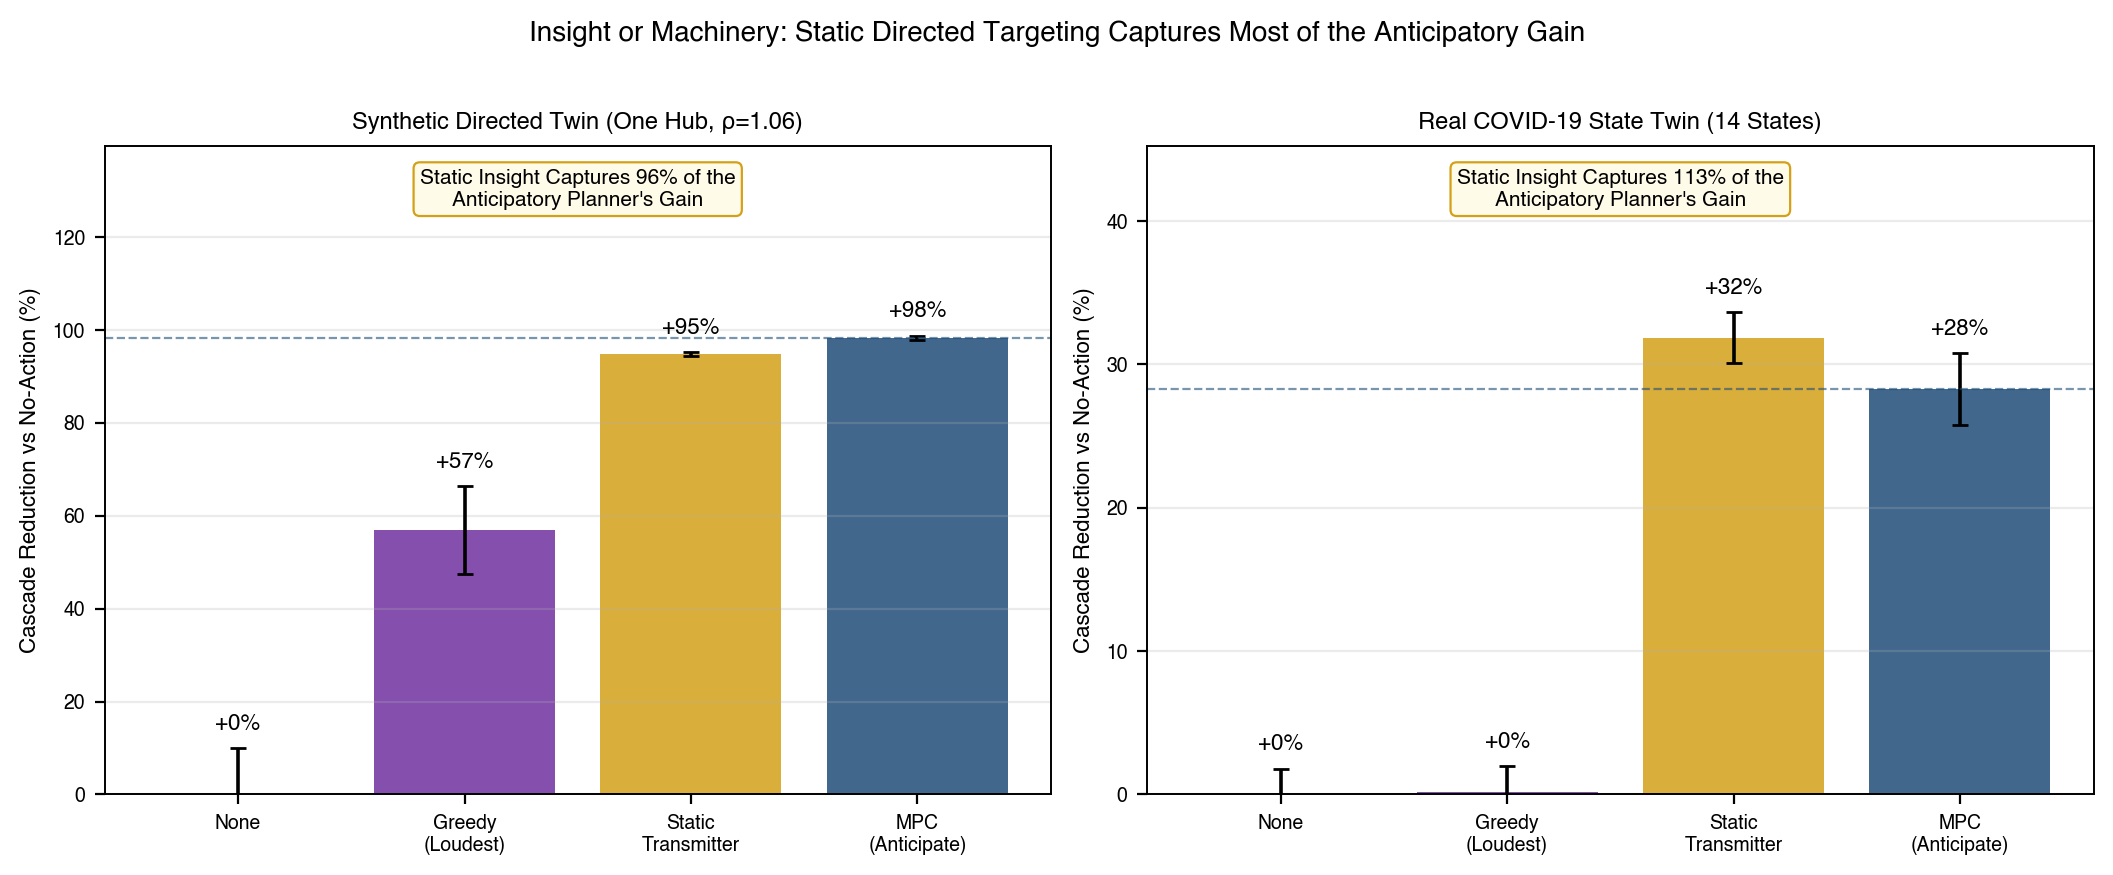

The script that saved this image:
"""
VALIDITY PRESSURE-TEST: insight vs machinery.

The central methodological worry about the directed-asymmetry law is that it may be partly *definitional*:
ARRO is handed the directed-network structure to plan with, the damage-weighted heuristic is not, so "the
controller that uses directional information beats the one that ignores it" is close to true by construction.

This script decomposes ARRO's advantage to see what is actually doing the work, by adding a control that has the
INSIGHT but none of the MACHINERY:

  none            do nothing                                         (damage ceiling)
  greedy          support the LOUDEST node now (reactive heuristic)  (the paper's baseline)
  static-transmit support the Diebold-Yilmaz net-transmitter with a FIXED allocation -- no planning, no
                  world-model, no anticipation. Pure insight.
  mpc-oracle      CEM model-predictive control anticipating H steps with the TRUE dynamics (the strongest
                  possible "anticipation"; the learned-MPC can only be <= this).

The decisive comparison is static-transmit vs mpc-oracle:
  * if static-transmit ~ mpc-oracle  -> the value is the INSIGHT (target transmitters); the anticipatory
                                        world-model machinery adds little. The honest, deflating reading.
  * if mpc-oracle >> static-transmit -> anticipation genuinely adds value beyond knowing the transmitter.

Run on a controlled synthetic directed twin AND the real COVID-19 state twin.
Run: /tmp/lsa_venv/bin/python validity_decomposition.py
"""
import sys, json
import numpy as np, pandas as pd
from pathlib import Path
sys.path.insert(0, str(Path(__file__).parent.parent / "pilot_cross_tier"))
import lsa_capstone as L
import matplotlib; matplotlib.use("Agg")
import matplotlib.pyplot as plt
matplotlib.rcParams.update({"font.family": "sans-serif", "font.sans-serif": ["Helvetica", "Arial", "DejaVu Sans"],
    "font.size": 8, "axes.titlesize": 8.5, "axes.labelsize": 8, "xtick.labelsize": 7, "ytick.labelsize": 7,
    "legend.fontsize": 7, "axes.linewidth": 0.7, "lines.linewidth": 1.3, "savefig.dpi": 300})
CRIT, STEEL, GREEN, PURPLE, GREY, GOLD = "#c00000", "#1f4e78", "#2e8b57", "#7030a0", "#7f7f7f", "#d4a017"
BASE = Path(__file__).parent

# ----------------------------------------------------------------------------- interdiction simulator
def project(a, x, B):
    """nonneg, a<=x (can't support more than the stress), sum a <= B."""
    a = np.clip(a, 0, x)
    s = a.sum()
    if s > B: a = a * (B / s)
    return a

def step(Phi, c, x, a, rng, Sig):
    xe = np.clip(x - a, 0, None)
    nz = rng.multivariate_normal(np.zeros(len(x)), Sig) if Sig is not None else 0.0
    return np.clip(Phi @ xe + c + nz, 0, None)

def ctl_none(x, **k): return np.zeros_like(x)
def ctl_greedy(x, B=0, **k):                       # waterfill budget onto the loudest nodes
    a = np.zeros_like(x); order = np.argsort(-x); rem = B
    for i in order:
        give = min(x[i], rem); a[i] = give; rem -= give
        if rem <= 1e-9: break
    return a
def ctl_static(x, NET=None, B=0, **k):             # fixed allocation by DY net-transmitter score
    w = np.clip(NET, 0, None)
    if w.sum() <= 0: return ctl_greedy(x, B=B)
    return project(B * w / w.sum(), x, B)
def ctl_mpc(x, Phi=None, c=None, B=0, H=4, rng=None, **k):   # CEM-MPC with TRUE dynamics (anticipation)
    N = len(x); mu = np.full((H, N), B / N); sd = np.full((H, N), B / 2)
    for _ in range(4):
        C = np.clip(rng.normal(mu, sd, (48, H, N)), 0, None)
        cost = np.zeros(48); sim = np.tile(x, (48, 1))
        for h in range(H):
            A = np.stack([project(C[j, h], sim[j], B) for j in range(48)])
            sim = np.clip((sim - A) @ Phi.T + c, 0, None); cost += sim.sum(1)
        el = C[np.argsort(cost)[:8]]; mu, sd = el.mean(0), el.std(0) + 1e-3
    return project(mu[0], x, B)

CTRLS = [("none", ctl_none, CRIT), ("greedy", ctl_greedy, PURPLE),
         ("static-transmit", ctl_static, GOLD), ("mpc-oracle", ctl_mpc, STEEL)]

def evaluate(Phi, c, Sig, S0, NET, B, T=20, H=4, seeds=24):
    out = {}
    for name, fn, _ in CTRLS:
        tot = []
        for s in range(seeds):
            rng = np.random.default_rng(1000 + s); x = S0.copy(); acc = 0.0
            for t in range(T):
                a = fn(x, Phi=Phi, c=c, NET=NET, B=B, H=H, rng=rng)
                x = step(Phi, c, x, a, rng, Sig); acc += x.sum()
            tot.append(acc)
        out[name] = (float(np.mean(tot)), float(np.std(tot)))
    return out

def summarize(res, tag):
    base = res["none"][0]
    red = {k: 100 * (1 - v[0] / base) for k, v in res.items()}
    # how much of the anticipation gain does the static insight already capture?
    g_static, g_mpc = red["static-transmit"], red["mpc-oracle"]
    captured = 100 * g_static / g_mpc if g_mpc > 1e-6 else float("nan")
    print(f"\n[{tag}]  none={base:.0f}")
    for k, v in res.items(): print(f"  {k:16s} {v[0]:9.1f} +/- {v[1]:5.1f}   ({red[k]:+.0f}% vs none)")
    print(f"  greedy(loudest) {red['greedy']:+.0f}%  <  static-transmit {g_static:+.0f}%  ~?  mpc-oracle {g_mpc:+.0f}%")
    print(f"  --> static insight captures {captured:.0f}% of the anticipatory planner's gain")
    return dict(none=round(base, 1), reductions={k: round(red[k], 1) for k in red},
                static_captures_pct_of_mpc=round(captured, 1))

# ----------------------------------------------------------------------------- twin A: controlled synthetic
def synthetic_twin(N=6, rho=1.06, seed=0):
    rng = np.random.default_rng(seed)
    Phi = np.zeros((N, N))
    Phi[1:, 0] = rng.uniform(0.55, 0.85, N - 1)        # node 0 = transmitter hub -> everyone
    np.fill_diagonal(Phi, rng.uniform(0.25, 0.45, N))  # self-persistence
    Phi[0, 0] = 0.45
    Phi *= rho / max(abs(np.linalg.eigvals(Phi)))       # scale to target spectral radius
    c = np.full(N, 0.15); Sig = 0.04 * np.eye(N)
    th = L.gfevd(Phi, Sig); _, _, NET, _ = L.connectedness(th)
    S0 = np.full(N, 1.0)
    return Phi, c, Sig, S0, NET

# ----------------------------------------------------------------------------- twin B: real COVID-19 states
def covid_twin():
    DROP = {"American Samoa", "Guam", "Northern Mariana Islands", "Virgin Islands", "Diamond Princess",
            "Grand Princess", "Puerto Rico"}
    d = pd.read_csv(BASE / "jhu_confirmed_US.csv"); dcols = [c for c in d.columns if "/" in c]
    st = d.groupby("Province_State")[dcols].sum().drop(index=[s for s in DROP if s in d["Province_State"].unique()], errors="ignore")
    st.columns = pd.to_datetime(st.columns)
    weekly = st.T.sort_index().resample("W").last().diff().clip(lower=0).dropna()
    top = weekly.sum().sort_values(ascending=False).head(14).index
    W = (weekly[top] / 1000.0).loc["2020-03-01":"2022-06-30"]
    Phi, c, Sig = L.fit_var_nonneg(W.values, ridge=5e-2)
    th = L.gfevd(Phi, Sig); _, _, NET, _ = L.connectedness(th)      # DY net BEFORE rescaling (true structure)
    Phi = Phi * (1.05 / max(abs(np.linalg.eigvals(Phi))))           # rescale to a genuine cascade (as the paper's demo does)
    Sig = 0.05 * np.eye(Phi.shape[0])                               # modest noise so the test is about control, not noise
    S0 = W.loc["2020-06-01":"2020-08-01"].mean().values + 0.5
    return Phi, c, Sig, S0, NET, [s[:4] for s in W.columns]

# ----------------------------------------------------------------------------- run
print("=" * 64)
PhiS, cS, SigS, S0S, NETS = synthetic_twin()
resS = evaluate(PhiS, cS, SigS, S0S, NETS, B=1.2, T=20, seeds=24)
sumS = summarize(resS, "synthetic directed twin (rho=1.06, one hub)")

PhiC, cC, SigC, S0C, NETC, namesC = covid_twin()
resC = evaluate(PhiC, cC, SigC, S0C, NETC, B=2.0, T=20, seeds=24)
sumC = summarize(resC, "real COVID-19 state twin (14 states)")

verdict = ("INSIGHT dominates: the static transmitter rule captures most of the anticipatory planner's gain, "
           "so the world-model machinery adds only a modest increment"
           if (sumS["static_captures_pct_of_mpc"] >= 80 and sumC["static_captures_pct_of_mpc"] >= 80)
           else "MACHINERY earns its keep: anticipation adds substantial value beyond the static transmitter rule")
print(f"\nVERDICT: {verdict}")
json.dump({"synthetic": sumS, "covid": sumC, "verdict": verdict}, open(BASE / "validity_decomposition_results.json", "w"), indent=2)

# ----------------------------------------------------------------------------- figure
fig, ax = plt.subplots(1, 2, figsize=(10.6, 4.2))
for a, (res, tag) in zip(ax, [(resS, "Synthetic Directed Twin (One Hub, ρ=1.06)"),
                              (resC, "Real COVID-19 State Twin (14 States)")]):
    base = res["none"][0]; names = [c[0] for c in CTRLS]; cols = [c[2] for c in CTRLS]
    red = [100 * (1 - res[n][0] / base) for n in names]
    sd = [100 * res[n][1] / base for n in names]
    a.bar(range(len(names)), red, yerr=sd, color=cols, alpha=.85, capsize=3)
    for i, (r, s) in enumerate(zip(red, sd)): a.text(i, r + s + max(red) * 0.04, f"{r:+.0f}%", ha="center", fontsize=8, fontweight="bold")
    gst = 100 * (1 - res["static-transmit"][0] / base); gmpc = 100 * (1 - res["mpc-oracle"][0] / base)
    cap = 100 * gst / gmpc if gmpc > 1e-6 else 0
    a.axhline(gmpc, color=STEEL, ls="--", lw=.8, alpha=.6)
    a.set_xticks(range(len(names))); a.set_xticklabels(["None", "Greedy\n(Loudest)", "Static\nTransmitter", "MPC\n(Anticipate)"])
    a.set_ylabel("Cascade Reduction vs No-Action (%)"); a.set_title(tag, fontsize=8.5)
    a.text(0.5, 0.965, f"Static Insight Captures {cap:.0f}% of the\nAnticipatory Planner's Gain",
           transform=a.transAxes, ha="center", va="top", fontsize=7.5,
           bbox=dict(boxstyle="round,pad=0.3", fc="#fffbe9", ec=GOLD, lw=.8))
    a.grid(alpha=.25, axis="y"); a.set_ylim(0, max(red) * 1.42)
fig.suptitle("Insight or Machinery: Static Directed Targeting Captures Most of the Anticipatory Gain",
             fontsize=10, fontweight="bold", y=1.02)
fig.tight_layout()
fig.savefig(BASE / "validity_decomposition.pdf", bbox_inches="tight")
fig.savefig(BASE / "validity_decomposition.png", dpi=200, bbox_inches="tight")
print("figure -> validity_decomposition.pdf/.png")
